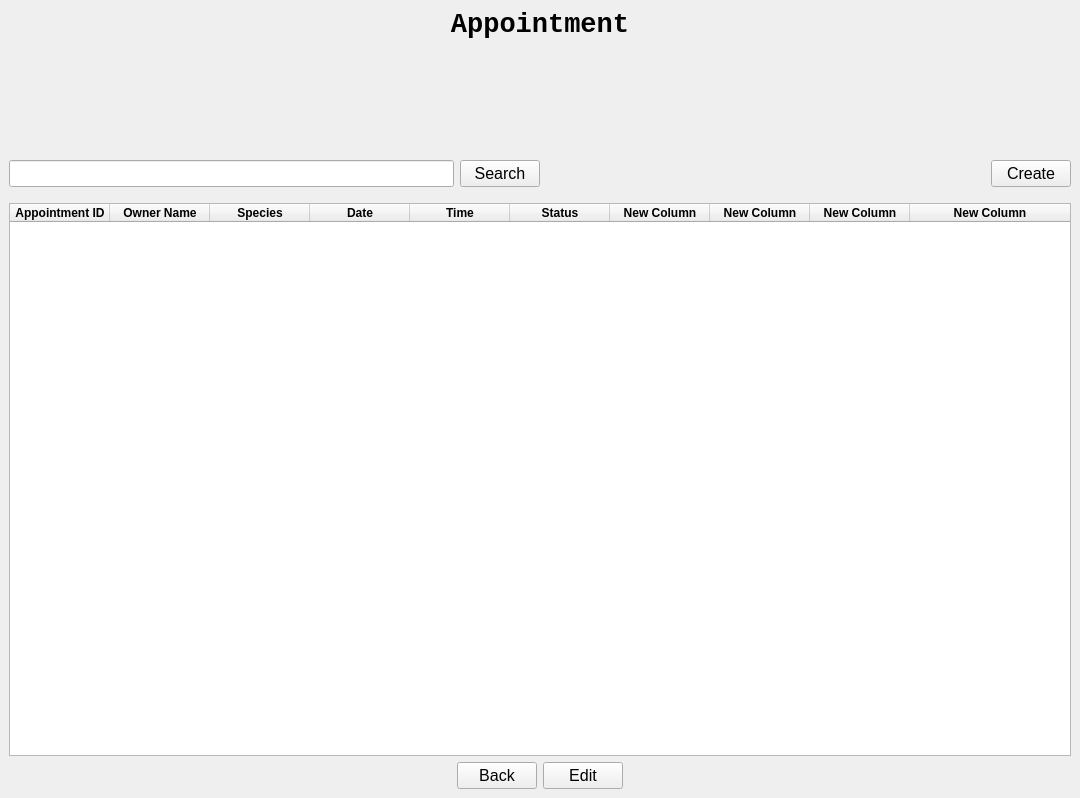
<?xml version="1.0" encoding="UTF-8"?>
<ui version="4.0">
 <class>Appointment</class>
 <widget class="QMainWindow" name="Appointment">
  <property name="geometry">
   <rect>
    <x>0</x>
    <y>0</y>
    <width>1080</width>
    <height>798</height>
   </rect>
  </property>
  <property name="font">
   <font>
    <weight>75</weight>
    <bold>true</bold>
   </font>
  </property>
  <property name="windowTitle">
   <string>Appointments</string>
  </property>
  <widget class="QWidget" name="centralwidget">
   <layout class="QGridLayout" name="gridLayout_2">
    <item row="0" column="0">
     <layout class="QVBoxLayout" name="verticalLayout" stretch="1,5,1,25,1">
      <item>
       <layout class="QHBoxLayout" name="horizontal_layout_Label">
        <item>
         <widget class="QLabel" name="label_2">
          <property name="font">
           <font>
            <family>Courier New</family>
            <pointsize>20</pointsize>
            <weight>75</weight>
            <bold>true</bold>
           </font>
          </property>
          <property name="text">
           <string>Appointment</string>
          </property>
          <property name="alignment">
           <set>Qt::AlignCenter</set>
          </property>
         </widget>
        </item>
       </layout>
      </item>
      <item>
       <spacer name="verticalSpacer">
        <property name="orientation">
         <enum>Qt::Vertical</enum>
        </property>
        <property name="sizeHint" stdset="0">
         <size>
          <width>20</width>
          <height>40</height>
         </size>
        </property>
       </spacer>
      </item>
      <item>
       <layout class="QHBoxLayout" name="horizontal_layout_search" stretch="0,0,0,0">
        <property name="leftMargin">
         <number>0</number>
        </property>
        <property name="rightMargin">
         <number>0</number>
        </property>
        <item>
         <widget class="QLineEdit" name="search_line_2">
          <property name="sizePolicy">
           <sizepolicy hsizetype="Expanding" vsizetype="Expanding">
            <horstretch>0</horstretch>
            <verstretch>0</verstretch>
           </sizepolicy>
          </property>
          <property name="maximumSize">
           <size>
            <width>16777215</width>
            <height>16777215</height>
           </size>
          </property>
         </widget>
        </item>
        <item>
         <widget class="QPushButton" name="search_button_2">
          <property name="sizePolicy">
           <sizepolicy hsizetype="Maximum" vsizetype="Fixed">
            <horstretch>0</horstretch>
            <verstretch>0</verstretch>
           </sizepolicy>
          </property>
          <property name="font">
           <font>
            <pointsize>12</pointsize>
            <weight>50</weight>
            <bold>false</bold>
           </font>
          </property>
          <property name="text">
           <string>Search</string>
          </property>
         </widget>
        </item>
        <item>
         <spacer name="horizontalSpacer_3">
          <property name="orientation">
           <enum>Qt::Horizontal</enum>
          </property>
          <property name="sizeHint" stdset="0">
           <size>
            <width>40</width>
            <height>20</height>
           </size>
          </property>
         </spacer>
        </item>
        <item>
         <widget class="QPushButton" name="Create_button_2">
          <property name="sizePolicy">
           <sizepolicy hsizetype="Maximum" vsizetype="Fixed">
            <horstretch>0</horstretch>
            <verstretch>0</verstretch>
           </sizepolicy>
          </property>
          <property name="font">
           <font>
            <pointsize>12</pointsize>
            <weight>50</weight>
            <bold>false</bold>
           </font>
          </property>
          <property name="text">
           <string>Create</string>
          </property>
         </widget>
        </item>
       </layout>
      </item>
      <item>
       <layout class="QVBoxLayout" name="vertical_layout_table" stretch="0">
        <property name="leftMargin">
         <number>0</number>
        </property>
        <property name="topMargin">
         <number>10</number>
        </property>
        <item>
         <widget class="QTableWidget" name="appointment_table_widget_2">
          <property name="sizePolicy">
           <sizepolicy hsizetype="Expanding" vsizetype="Expanding">
            <horstretch>0</horstretch>
            <verstretch>0</verstretch>
           </sizepolicy>
          </property>
          <property name="minimumSize">
           <size>
            <width>0</width>
            <height>341</height>
           </size>
          </property>
          <property name="maximumSize">
           <size>
            <width>16777215</width>
            <height>16777215</height>
           </size>
          </property>
          <attribute name="horizontalHeaderStretchLastSection">
           <bool>true</bool>
          </attribute>
          <column>
           <property name="text">
            <string>Appointment ID</string>
           </property>
           <property name="font">
            <font>
             <weight>75</weight>
             <bold>true</bold>
            </font>
           </property>
          </column>
          <column>
           <property name="text">
            <string>Owner Name</string>
           </property>
          </column>
          <column>
           <property name="text">
            <string>Species</string>
           </property>
          </column>
          <column>
           <property name="text">
            <string>Date</string>
           </property>
          </column>
          <column>
           <property name="text">
            <string>Time</string>
           </property>
          </column>
          <column>
           <property name="text">
            <string>Status</string>
           </property>
          </column>
          <column>
           <property name="text">
            <string>New Column</string>
           </property>
          </column>
          <column>
           <property name="text">
            <string>New Column</string>
           </property>
          </column>
          <column>
           <property name="text">
            <string>New Column</string>
           </property>
          </column>
          <column>
           <property name="text">
            <string>New Column</string>
           </property>
          </column>
         </widget>
        </item>
       </layout>
      </item>
      <item>
       <layout class="QHBoxLayout" name="horizontal_layout_button">
        <item>
         <spacer name="horizontalSpacer_5">
          <property name="orientation">
           <enum>Qt::Horizontal</enum>
          </property>
          <property name="sizeHint" stdset="0">
           <size>
            <width>40</width>
            <height>20</height>
           </size>
          </property>
         </spacer>
        </item>
        <item>
         <widget class="QPushButton" name="back_button_2">
          <property name="sizePolicy">
           <sizepolicy hsizetype="Maximum" vsizetype="Fixed">
            <horstretch>0</horstretch>
            <verstretch>0</verstretch>
           </sizepolicy>
          </property>
          <property name="font">
           <font>
            <pointsize>12</pointsize>
            <weight>50</weight>
            <bold>false</bold>
           </font>
          </property>
          <property name="text">
           <string>Back</string>
          </property>
         </widget>
        </item>
        <item>
         <widget class="QPushButton" name="edit_button_2">
          <property name="sizePolicy">
           <sizepolicy hsizetype="Maximum" vsizetype="Fixed">
            <horstretch>0</horstretch>
            <verstretch>0</verstretch>
           </sizepolicy>
          </property>
          <property name="font">
           <font>
            <pointsize>12</pointsize>
            <weight>50</weight>
            <bold>false</bold>
           </font>
          </property>
          <property name="text">
           <string>Edit</string>
          </property>
         </widget>
        </item>
        <item>
         <spacer name="horizontalSpacer_6">
          <property name="orientation">
           <enum>Qt::Horizontal</enum>
          </property>
          <property name="sizeHint" stdset="0">
           <size>
            <width>40</width>
            <height>20</height>
           </size>
          </property>
         </spacer>
        </item>
       </layout>
      </item>
     </layout>
    </item>
   </layout>
  </widget>
 </widget>
 <resources/>
 <connections/>
</ui>
